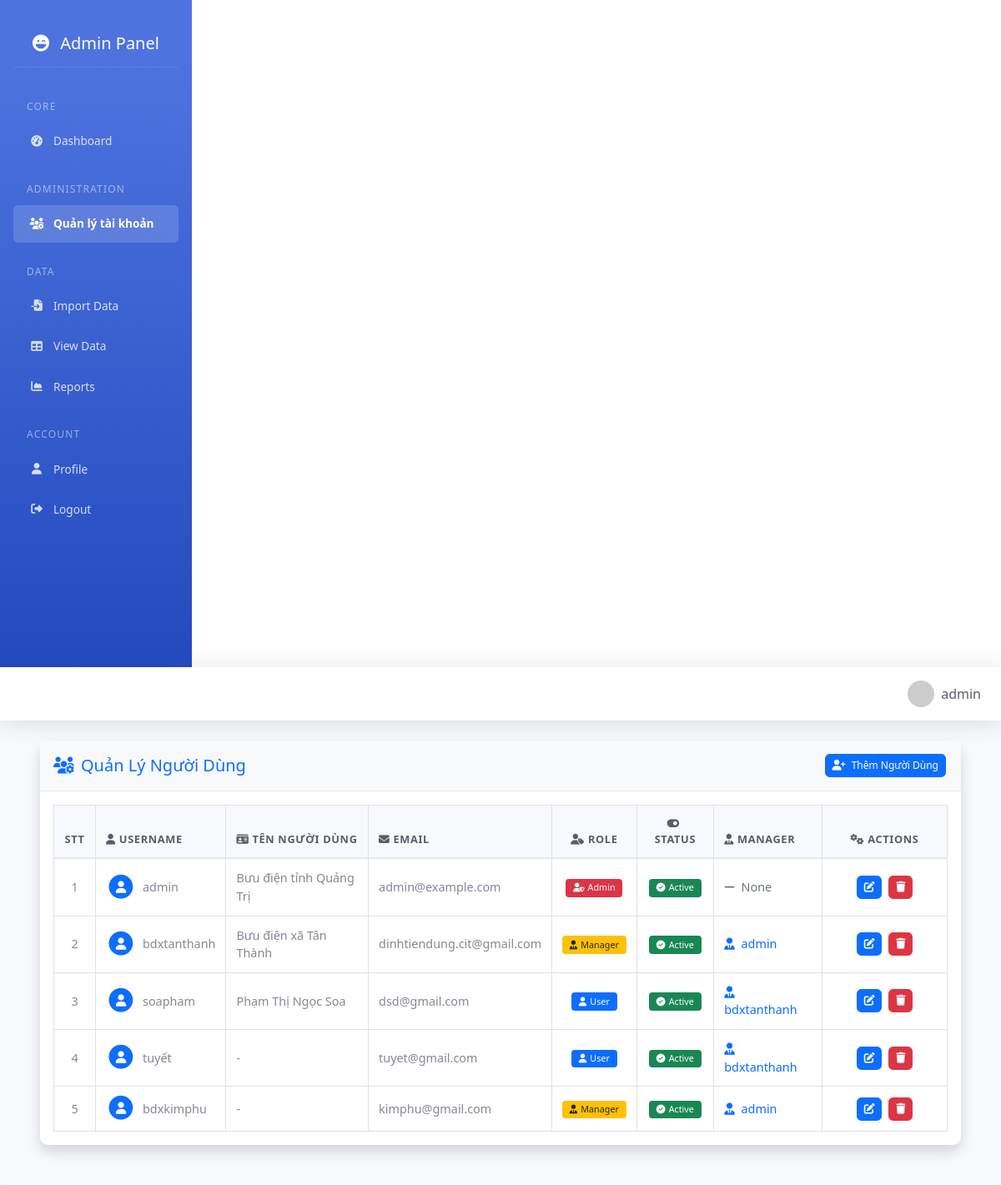
The app's page /admin/dashboard (signed in), older data.
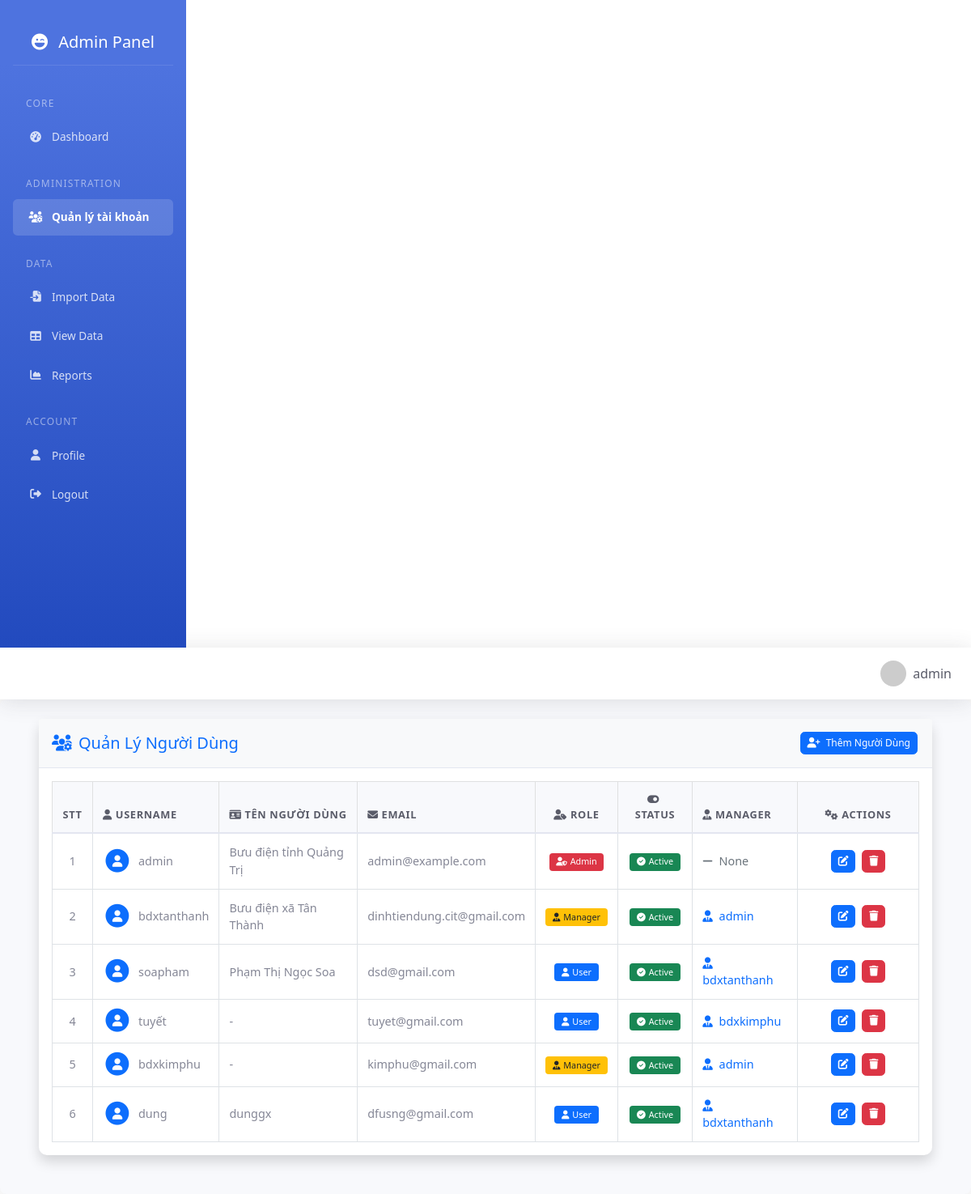
The same page, newer data.
### app.py (models this page shows, shortened)
class User(db.Model):
    id = db.Column(db.Integer, primary_key=True)
    username = db.Column(db.String(80), unique=True, nullable=False)
    full_name = db.Column(db.String(100))  # Thêm trường Tên người dùng
    email = db.Column(db.String(120), unique=True, nullable=False)
    password_hash = db.Column(db.String(120), nullable=False)
    role = db.Column(db.String(20), default='user')  # Đảm bảo column này tồn tại
    is_active = db.Column(db.Boolean, default=True)
    manager_id = db.Column(db.Integer, db.ForeignKey('user.id'), nullable=True)
    subordinates = db.relationship('User',
                                 backref=db.backref('manager', remote_side=[id]),
                                 lazy='dynamic',
                                 foreign_keys=[manager_id])
    @property
    def is_admin(self):
        return self.role == 'admin'

### app.py (the view)
@app.route('/admin/dashboard')
@admin_required
def admin_dashboard():
    users = User.query.all()
    current_user = User.query.filter_by(username=session['username']).first()
    return render_template('admin/dashboard.html',
                         users=users,
                         user=current_user)

### app.py (called while the page is built)
def admin_required(f):
    @wraps(f)
    def decorated_function(*args, **kwargs):
        if 'username' not in session:
            return redirect(url_for('login'))
        user = User.query.filter_by(username=session['username']).first()
        if not user or not user.is_admin:
            abort(403)  # Forbidden
        return f(*args, **kwargs)
    return decorated_function

@app.context_processor
def utility_processor():
    return {
        'datetime': datetime
    }

### templates/admin/dashboard.html (shortened to what this page needs)
{% extends "base.html" %}
{% block content %}
<div class="container-fluid px-4">
    <div class="card shadow mb-4">
        <div class="card-header py-3 d-flex justify-content-between align-items-center flex-wrap">
            <h5 class="m-0 font-weight-bold text-primary mb-2 mb-md-0">
                <i class="fas fa-users-cog me-2"></i>Quản Lý Người Dùng
            </h5>
            {% if user and user.is_admin %}
            <button class="btn btn-primary btn-sm" onclick="addNewUser();">
                <i class="fas fa-user-plus me-1"></i> Thêm Người Dùng
            </button>
            {% endif %}
        </div>
        <div class="card-body">
            <div class="table-responsive">
                <table class="table table-hover table-bordered">
                    <thead class="table-light">
                        <tr>
                            <th class="text-center" width="50px">STT</th>
                            <th>
                                <i class="fas fa-user me-1"></i>Username
                            </th>
                            <th>
                                <i class="fas fa-id-card me-1"></i>Tên người dùng
                            </th>
                            <th>
                                <i class="fas fa-envelope me-1"></i>Email
                            </th>
                            <th class="text-center">
                                <i class="fas fa-user-tag me-1"></i>Role
                            </th>
                            <th class="text-center">
                                <i class="fas fa-toggle-on me-1"></i>Status
                            </th>
                            <th>
                                <i class="fas fa-user-tie me-1"></i>Manager
                            </th>
                            <th class="text-center" width="150px">
                                <i class="fas fa-cogs me-1"></i>Actions
                            </th>
                        </tr>
                    </thead>
                    <tbody>
                        {% for user in users %}
                        <tr>
                            <td class="text-center">{{ loop.index }}</td>
                            <td>
                                <div class="d-flex align-items-center">
                                    <span class="fa-stack fa-1x me-2">
                                        <i class="fas fa-circle fa-stack-2x text-primary"></i>
                                        <i class="fas fa-user fa-stack-1x fa-inverse"></i>
                                    </span>
                                    {{ user.username }}
                                </div>
                            </td>
                            <td>{{ user.full_name if user.full_name else '-' }}</td>
                            <td>{{ user.email }}</td>
                            <td class="text-center">
                                {% if user.role == 'admin' %}
                                    <span class="badge bg-danger">
                                        <i class="fas fa-user-shield me-1"></i>Admin
                                    </span>
                                {% elif user.role == 'manager' %}
                                    <span class="badge bg-warning text-dark">
                                        <i class="fas fa-user-tie me-1"></i>Manager
                                    </span>
                                {% else %}
                                    <span class="badge bg-primary">
                                        <i class="fas fa-user me-1"></i>User
                                    </span>
                                {% endif %}
                            </td>
                            <td class="text-center">
                                {% if user.is_active %}
                                    <span class="badge bg-success">
                                        <i class="fas fa-check-circle me-1"></i>Active
                                    </span>
                                {% else %}
                                    <span class="badge bg-secondary">
                                        <i class="fas fa-times-circle me-1"></i>Inactive
                                    </span>
                                {% endif %}
                            </td>
                            <td>
                                {% if user.manager %}
                                    <span class="text-primary">
                                        <i class="fas fa-user-tie me-1"></i>
                                        {{ user.manager.username }}
                                    </span>
                                {% else %}
                                    <span class="text-muted">
                                        <i class="fas fa-minus me-1"></i>
                                        None
                                    </span>
                                {% endif %}
                            </td>
                            <td class="text-center">
                                <a href="{{ url_for('admin_edit_user', user_id=user.id) }}"
                                   class="btn btn-primary btn-sm"
                                   title="Chỉnh sửa">
                                    <i class="fas fa-edit"></i>
                                </a>
                                <button class="btn btn-danger btn-sm"
                                        title="Xóa"
                                        onclick="deleteUser('{{ user.id }}')">
                                    <i class="fas fa-trash"></i>
                                </button>
                            </td>
                        </tr>
                        {% endfor %}
                    </tbody>
                </table>
            </div>
        </div>
    </div>
</div>
{% endblock %}

### templates/base.html (shortened to what this page needs)
<!DOCTYPE html>
<html lang="en">
<head>
    <link href="https://cdn.jsdelivr.net/npm/bootstrap@5.1.3/dist/css/bootstrap.min.css" rel="stylesheet">
    <link href="https://cdnjs.cloudflare.com/ajax/libs/font-awesome/6.4.0/css/all.min.css" rel="stylesheet">
    <link href="https://cdn.jsdelivr.net/npm/select2@4.1.0-rc.0/dist/css/select2.min.css" rel="stylesheet" />
</head>
<body>
    <div class="container-fluid p-0">
        <div class="row g-0">
            {% if 'username' in session %}
            <div class="col-auto">
                <div class="sidebar">
                    <div class="sidebar-brand">
                        <h5 class="m-0">
                            <i class="fas fa-laugh-wink me-2"></i>
                            Admin Panel
                        </h5>
                    </div>
                    <div class="nav flex-column">
                        <h6>Core</h6>
                        <div class="nav-item">
                            <a class="nav-link" href="{{ url_for('main_dashboard') }}">
                                <i class="fas fa-fw fa-tachometer-alt"></i>
                                Dashboard
                            </a>
                        </div>
                        {% if user and (user.is_admin) %}
                        <h6>Administration</h6>
                        <div class="nav-item">
                            <a class="nav-link" href="{{ url_for('admin_dashboard') }}">
                                <i class="fas fa-fw fa-users-cog"></i>
                                Quản lý tài khoản
                            </a>
                        </div>
                        {% endif %}
                        <h6>Data</h6>
                        <div class="nav-item">
                            <a class="nav-link" href="{{ url_for('import_data') }}">
                                <i class="fas fa-fw fa-file-import"></i>
                                Import Data
                            </a>
                        </div>
                        <div class="nav-item">
                            <a class="nav-link" href="{{ url_for('view_data') }}">
                                <i class="fas fa-fw fa-table"></i>
                                View Data
                            </a>
                        </div>
                        <div class="nav-item">
                            <a class="nav-link" href="{{ url_for('report') }}">
                                <i class="fas fa-fw fa-chart-area"></i>
                                Reports
                            </a>
                        </div>
                        <h6>Account</h6>
                        <div class="nav-item">
                            <a class="nav-link" href="{{ url_for('profile') }}">
                                <i class="fas fa-fw fa-user"></i>
                                Profile
                            </a>
                        </div>
                        <div class="nav-item">
                            <a class="nav-link" href="{{ url_for('logout') }}">
                                <i class="fas fa-fw fa-sign-out-alt"></i>
                                Logout
                            </a>
                        </div>
                    </div>
                </div>
            </div>
            {% endif %}
            <div class="col">
                <nav class="navbar navbar-expand-lg">
                    <div class="container-fluid">
                        {% if 'username' in session %}
                        <div class="ms-auto">
                            <div class="user-profile">
                                <img src="https://ui-avatars.com/api/?name={{ session['username'] }}&background=random" alt="Profile">
                                <span>{{ session['username'] }}</span>
                            </div>
                        </div>
                        {% endif %}
                    </div>
                </nav>
                <div class="main-content">
                    {% block content %}{% endblock %}
                </div>
            </div>
        </div>
    </div>
</body>
</html>

### templates/base.html (style rules this page uses)
:root { --primary-color: #4e73df; --secondary-color: #858796; --success-color: #1cc88a; --info-color: #36b9cc; --warning-color: #f6c23e; --danger-color: #e74a3b; --light-color: #f8f9fc; --dark-color: #5a5c69; }
.sidebar { min-height: 100vh; background-color: #4e73df; background-image: linear-gradient(180deg, #4e73df 10%, #224abe 100%); color: #fff; padding: 1.5rem 1rem; position: sticky; top: 0; width: 230px; z-index: 1000; transition: all 0.3s ease; }
.sidebar-brand { padding: 1rem; margin-bottom: 1rem; text-align: center; border-bottom: 1px solid rgba(255,255,255,0.1); }
.sidebar .nav-item { position: relative; margin-bottom: 0.25rem; }
.sidebar .nav-link { color: rgba(255,255,255,0.8); padding: 0.75rem 1rem; font-size: 0.85rem; display: flex; align-items: center; transition: all 0.3s; border-radius: 0.35rem; }
.sidebar .nav-link.active { color: #fff; background-color: rgba(255,255,255,0.15); font-weight: 600; }
.sidebar .nav-link i { margin-right: 0.5rem; font-size: 0.85rem; width: 1.5rem; text-align: center; }
.sidebar h6 { color: rgba(255,255,255,0.5); font-size: 0.75rem; text-transform: uppercase; letter-spacing: 0.1em; margin: 1.5rem 0 0.75rem; padding-left: 1rem; }
.main-content { background-color: #f8f9fc; padding: 1.5rem; border-radius: 0.5rem; box-shadow: 0 .15rem 1.75rem 0 rgba(58,59,69,.15); margin: 0; }
.navbar { background-color: #fff; box-shadow: 0 .15rem 1.75rem 0 rgba(58,59,69,.15); padding: 0.5rem 1rem; }
.user-profile { display: flex; align-items: center; padding: 0.5rem; color: var(--dark-color); text-decoration: none; border-radius: 0.35rem; }
.user-profile img { width: 2rem; height: 2rem; border-radius: 50%; margin-right: 0.5rem; }
.table { margin-bottom: 0; }
.table thead th { background-color: var(--light-color); border-bottom: 2px solid #e3e6f0; font-weight: 700; font-size: 0.8rem; text-transform: uppercase; letter-spacing: 0.05em; color: var(--dark-color); padding: 0.75rem; }
.table td { vertical-align: middle; font-size: 0.9rem; padding: 0.75rem; color: var(--secondary-color); }
.btn { font-size: 0.85rem; padding: 0.375rem 0.75rem; border-radius: 0.35rem; font-weight: 500; }
.btn-sm { padding: 0.25rem 0.5rem; font-size: 0.75rem; }

### templates/admin/dashboard.html (style rules this page uses)
.card { border: none; border-radius: 10px; }
.card-header { background-color: #f8f9fa; border-bottom: 1px solid #e3e6f0; }
.table { margin-bottom: 0; }
.table th { font-weight: 600; text-transform: uppercase; font-size: 0.8rem; color: #4e73df; }
.table td { vertical-align: middle; font-size: 0.9rem; }
.badge { padding: 0.5em 0.8em; font-weight: 500; }
.btn-sm { padding: 0.25rem 0.5rem; font-size: 0.75rem; margin: 0 2px; }
.btn-sm i { font-size: 0.8rem; }

Row changes from the older to the newer data that the page shows:
changed User "tuyết": manager.username "bdxtanthanh" → "bdxkimphu"
added User: username "dung", full_name "dunggx", email "dfusng@gmail.com", role "user" (drawn), is_active True (drawn), manager.username "bdxtanthanh"
